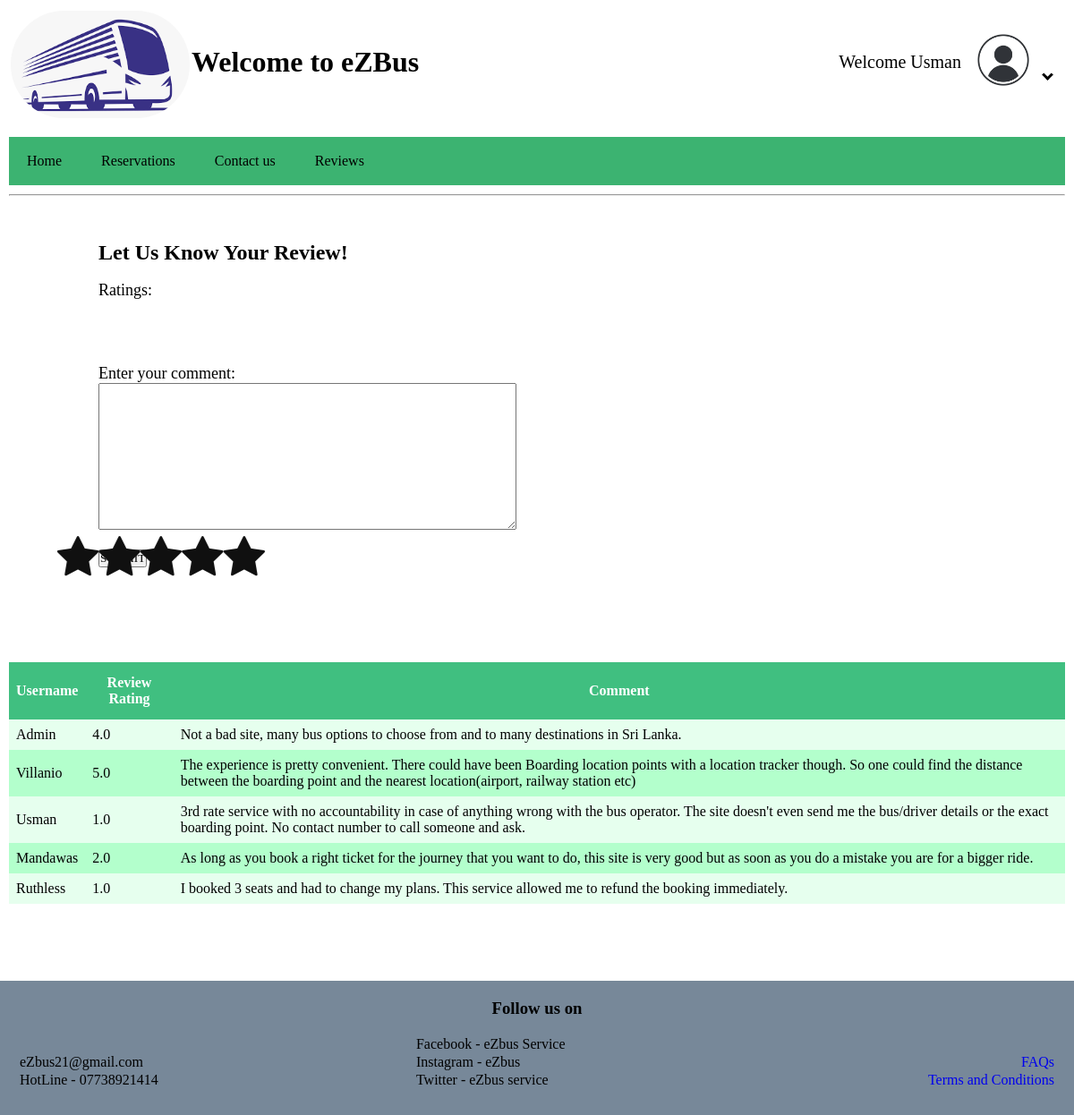
The page /php/Review.php (signed in) on the database its author committed.
### tables this page shows
CREATE TABLE `review` (
  `review_id` int(11) NOT NULL,
  `user_id` int(11) DEFAULT NULL,
  `Review_comment` text DEFAULT NULL,
  `review_rating` decimal(2,1) DEFAULT NULL CHECK (`review_rating` >= 0 and `review_rating` <= 5)
);

CREATE TABLE `details` (
  `user_id` int(11) NOT NULL,
  `fname` varchar(20) DEFAULT NULL,
  `lname` varchar(20) DEFAULT NULL,
  `username` varchar(20) DEFAULT NULL,
  `email` varchar(50) DEFAULT NULL,
  `address` varchar(50) DEFAULT NULL,
  `password` varchar(50) DEFAULT NULL,
  `type` varchar(10) DEFAULT 'U'
);

### php/Review.php (the view, shortened to what this page needs)
<!DOCTYPE html>
<html>
	<head>
		<link rel ="stylesheet" type ="text/css" href="../css/review.css">
		<link rel="stylesheet" href="https://cdnjs.cloudflare.com/ajax/libs/font-awesome/4.7.0/css/font-awesome.min.css">
		<link rel="stylesheet" href="https://cdn.jsdelivr.net/npm/@fortawesome/fontawesome-free@6.1.1/css/fontawesome.min.css"
>
	</head>
	<body>
	<div class ="container">
		<div class="whole">
			<header>
				<table>
					<table>
					<tr>
						<td width="50px">
						<div class="logo">
							<a href="#"><img src="../images/download.jpg" alt="Bus logo" ></a>
						</div>
						</td>
						<td><a href="#" id="Name"><h1>Welcome to eZBus</h1></a></td>
						<td align="right" class="Username">Welcome <?php  echo $_SESSION["username"];?></td>
						<td align="right" width="10px" style="padding-left:5px;"><img src="../images/user.jpg" id="prfuser"></td>
						<td width="10px" style="padding-top:30px; padding-right:10px;" align="left">
							<div class="prfedit">
								<button onclick="myFunction()" class="editbutton"><i class="arrow down"></i></button>
							</div>
						</td>
					</tr>
				</table>
				<ul class="list">
					<button class="btn"><li class="list"><a href="home.php">Home</a></li></button>
					<button class="btn"><li class="list"><a href="myBookings.php">Reservations</a></li></button>
					<button class="btn"><li class="list"><a href="feedback.php">Contact us</a></li></button>
					<button class="btn"><li class="list"><a href="Review.php">Reviews</a></li></button>
				</ul>
			</header>
			<hr>
			<h2 class="review">Let Us Know Your Review!</h2><br>
				<form method="POST" action="<?php echo htmlspecialchars($_SERVER["PHP_SELF"]);?>" >
					<label style="font-size: 18px; margin-left: 100px;" >Ratings:</label>
					<div class="rating">
						<input type="radio" name="star" id="star1" value="5"><label for="star1"></label>
						<input type="radio" name="star" id="star2" value="4"><label for="star2"></label>
						<input type="radio" name="star" id="star3" value="3"><label for="star3"></label>
						<input type="radio" name="star" id="star4" value="2"><label for="star4"></label>
						<input type="radio" name="star" id="star5" value="1"><label for="star5"></label>
					</div>
					<br><br><br><br><br>
					<div class="review_area">
					<label style="font-size: 18px;">Enter your comment:</label><br>
					<textarea name="Comment" rows="9" cols="50" style="font-size: 16px;"></textarea>
					</div><br>
					<div class="sumbitBTN">
					<input type="submit" value="SUBMIT" name="btnsubmit">
					</div>
				</form>
				<?php
							require 'config.php';
							$sql = "SELECT D.username, R.review_rating, R.Review_comment from review R, details D WHERE D.user_id = R.user_id";
							$result = $con->query($sql);
							if($result->num_rows > 0)
							{
								echo "<br><br><table border='3' class='rating_table'>
										<tr>
											<th>Username</th>
											<th>Review Rating</th>
											<th>Comment</th>
										</tr>" ;
								while($row = $result->fetch_assoc())
								{
									echo "<tr><td>". $row["username"]."</td><td>" .$row["review_rating"]. "</td><td>" . $row["Review_comment"]."</td><br>" ;
								}
								echo "</table>";
							}
							else
							{
								echo "no results";
							}
				?>
				<br><br>
		</div>
	</div>
	<footer class="ftr">
		<center><h3>Follow us on</h3></center><br>
		<table id="footerTable">
		<tr>
			<td></td>
			<td style="padding-left:150px;">Facebook  - eZbus Service</td>
			<td></td>
		</tr>
		<tr>
			<td>eZbus21@gmail.com</td>
			<td style="padding-left:150px;">Instagram - eZbus</td>
			<td align="right"><a href="FAQs.php" class="FQs">FAQs</a></td>
		</tr>
		<tr>
			<td>HotLine - 07738921414</td>
			<td style="padding-left:150px;"> Twitter - eZbus service</td>
			<td align="right"><a href="#" class="TandC">Terms and Conditions</a></td>
		</tr>
		</table>
	</footer>
	</body>
</html>

### css/review.css (style rules this page uses)
* { margin: 0px; padding: 0px; font-family: Times New Roman; }
html, body { height: 100%; }
.whole { margin-left: 10px; margin-right: 10px; overflow: auto; padding-bottom: 100px; }
.container { min-height: 100%; }
#Name { text-decoration:none; color: black; }
.logo img { width: 200px; height: 120px; border: 3px solid none; border-radius: 100px; margin-top:10px; }
.Username { font-family: Times New Roman; font-size: 20px; }
#prfuser { width:80px; height:80px; float:center; }
.arrow { border: solid black; border-width: 0 3px 3px 0; display: inline-block; padding: 3px; }
.down { transform: rotate(45deg); -webkit-transform: rotate(45deg); }
.editbutton { background-color: white; color:white; padding:3px; border: none; cursor:pointer; }
.prfedit { float: right; position: relative; display: inline-block; }
table { width: 100%; }
ul.list { list-style-type: none; background-color:MediumSeaGreen; padding: 0; margin-top:15px; margin-left: 0px; margin-bottom: 10px; overflow: hidden; }
li a { padding: 14px 18px 14px ; text-align: center; display: block; text-decoration: none; float:left; color: black; }
.btn { border: none; background-color: MediumSeaGreen; color:black; text-align: center; font-size: 16px; margin:4px 2px; transition: 0.4s; }
.rating { position: absolute; top: 50%; left: 15%; transform: translate(-50% ,-50%) rotateY(180deg); display: flex; }
.review { margin-top: 50px; margin-left: 100px; }
.rating label:before { content:'\f005'; font-family:fontAwesome; position: relative; display: block; font-size: 50px; color: #101010; }
.rating label:after { content:'\f005'; font-family:fontAwesome; position: absolute; display: block; font-size: 50px; color: red; top: 0; opacity: 0; transition: .5s; text-shadow: 0 2px 5px rgba(0,0,0,.5); }
.review_area { margin-left: 100px; }
.sumbitBTN { margin-left: 100px; }
.rating_table { font-family: Arial, Helvetica, sans-serif; border-collapse: collapse; width: 100%; margin-top: -20px; margin-bottom: 50px; }
.rating_table td, .rating_table th { border: 0px hidden ; padding: 8px; }
.rating_table tr:nth-child(even) { background-color: #e6ffee; }
.rating_table tr:nth-child(odd) { background-color: #b3ffcc; }
.rating_table th { padding-top: 14px; padding-bottom: 14px; text-align: center; background-color: #40bf80; color: white; border-color: white; }
.ftr { background-color: #778899; position: relative; height: 100px; margin-top: -100px; clear: both; padding-top:20px; padding-bottom:30px; }
.FQs { text-decoration: none; }
.TandC { text-decoration: none; }
#footerTable { width: 100%; padding-left: 20px; padding-right: 20px; }

### rows shown on the page
review: user.username "Admin", review_rating "4.0", Review_comment "Not a bad site, many bus options to choose from and to many destinations in Sri Lanka."
review: user.username "Villanio", review_rating "5.0", Review_comment "The experience is pretty convenient. There could have been Boarding location points with a location tracker though. So one could find the distance between the boarding point and the nearest location(airport, railway station etc)"
review: user.username "Usman", review_rating "1.0", Review_comment "3rd rate service with no accountability in case of anything wrong with the bus operator. The site doesn't even send me the bus/driver details or the exact boarding point. No contact number to call someone and ask."
review: user.username "Mandawas", review_rating "2.0", Review_comment "As long as you book a right ticket for the journey that you want to do, this site is very good but as soon as you do a mistake you are for a bigger ride."
review: user.username "Ruthless", review_rating "1.0", Review_comment "I booked 3 seats and had to change my plans. This service allowed me to refund the booking immediately."

### other values the page prints
$_SESSION["username"] "Usman"
